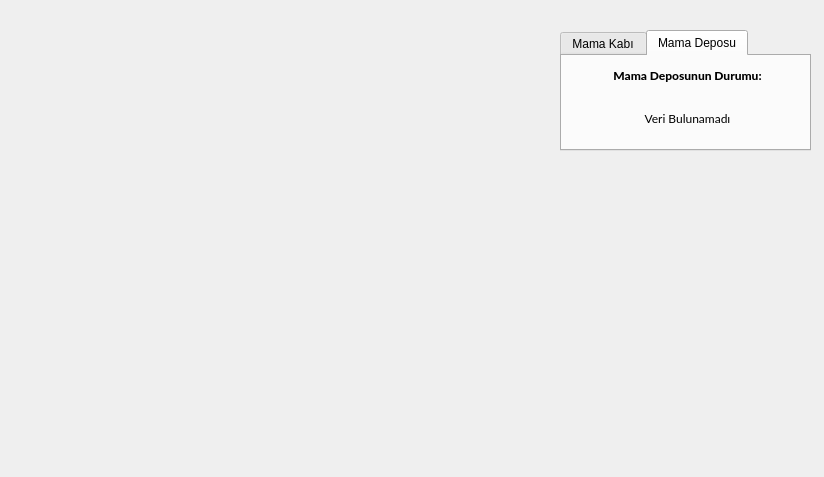
<?xml version="1.0" encoding="UTF-8"?>
<ui version="4.0">
 <class>MainWindow</class>
 <widget class="QMainWindow" name="MainWindow">
  <property name="geometry">
   <rect>
    <x>0</x>
    <y>0</y>
    <width>824</width>
    <height>477</height>
   </rect>
  </property>
  <property name="windowTitle">
   <string>MainWindow</string>
  </property>
  <widget class="QWidget" name="centralwidget">
   <widget class="QTabWidget" name="Mama_Sekmesi">
    <property name="geometry">
     <rect>
      <x>560</x>
      <y>30</y>
      <width>251</width>
      <height>121</height>
     </rect>
    </property>
    <property name="cursor">
     <cursorShape>PointingHandCursor</cursorShape>
    </property>
    <property name="currentIndex">
     <number>1</number>
    </property>
    <property name="iconSize">
     <size>
      <width>16</width>
      <height>16</height>
     </size>
    </property>
    <widget class="QWidget" name="Mama_Kabi_Sekme">
     <attribute name="title">
      <string>Mama Kabı</string>
     </attribute>
     <widget class="QWidget" name="verticalLayoutWidget">
      <property name="geometry">
       <rect>
        <x>0</x>
        <y>0</y>
        <width>251</width>
        <height>81</height>
       </rect>
      </property>
      <layout class="QVBoxLayout" name="verticalLayout">
       <item>
        <widget class="QLabel" name="label">
         <property name="font">
          <font>
           <family>Lato Heavy</family>
           <weight>75</weight>
           <bold>true</bold>
          </font>
         </property>
         <property name="text">
          <string>Mama Kabının Durumu:</string>
         </property>
         <property name="alignment">
          <set>Qt::AlignCenter</set>
         </property>
        </widget>
       </item>
       <item>
        <widget class="QLabel" name="label_2">
         <property name="font">
          <font>
           <family>Lato</family>
           <weight>50</weight>
           <italic>false</italic>
           <bold>false</bold>
          </font>
         </property>
         <property name="text">
          <string>Veri Bulunamadı</string>
         </property>
         <property name="alignment">
          <set>Qt::AlignCenter</set>
         </property>
        </widget>
       </item>
      </layout>
     </widget>
    </widget>
    <widget class="QWidget" name="Mama_Depo_Sekme">
     <attribute name="title">
      <string>Mama Deposu</string>
     </attribute>
     <widget class="QWidget" name="verticalLayoutWidget_2">
      <property name="geometry">
       <rect>
        <x>0</x>
        <y>0</y>
        <width>251</width>
        <height>81</height>
       </rect>
      </property>
      <layout class="QVBoxLayout" name="verticalLayout_2">
       <item>
        <widget class="QLabel" name="label_3">
         <property name="font">
          <font>
           <family>Lato Heavy</family>
           <weight>75</weight>
           <italic>false</italic>
           <bold>true</bold>
           <strikeout>false</strikeout>
          </font>
         </property>
         <property name="text">
          <string>Mama Deposunun Durumu:</string>
         </property>
         <property name="alignment">
          <set>Qt::AlignCenter</set>
         </property>
        </widget>
       </item>
       <item>
        <widget class="QLabel" name="label_4">
         <property name="font">
          <font>
           <family>Lato</family>
          </font>
         </property>
         <property name="text">
          <string>Veri Bulunamadı</string>
         </property>
         <property name="alignment">
          <set>Qt::AlignCenter</set>
         </property>
        </widget>
       </item>
      </layout>
     </widget>
    </widget>
   </widget>
  </widget>
 </widget>
 <resources/>
 <connections/>
</ui>
